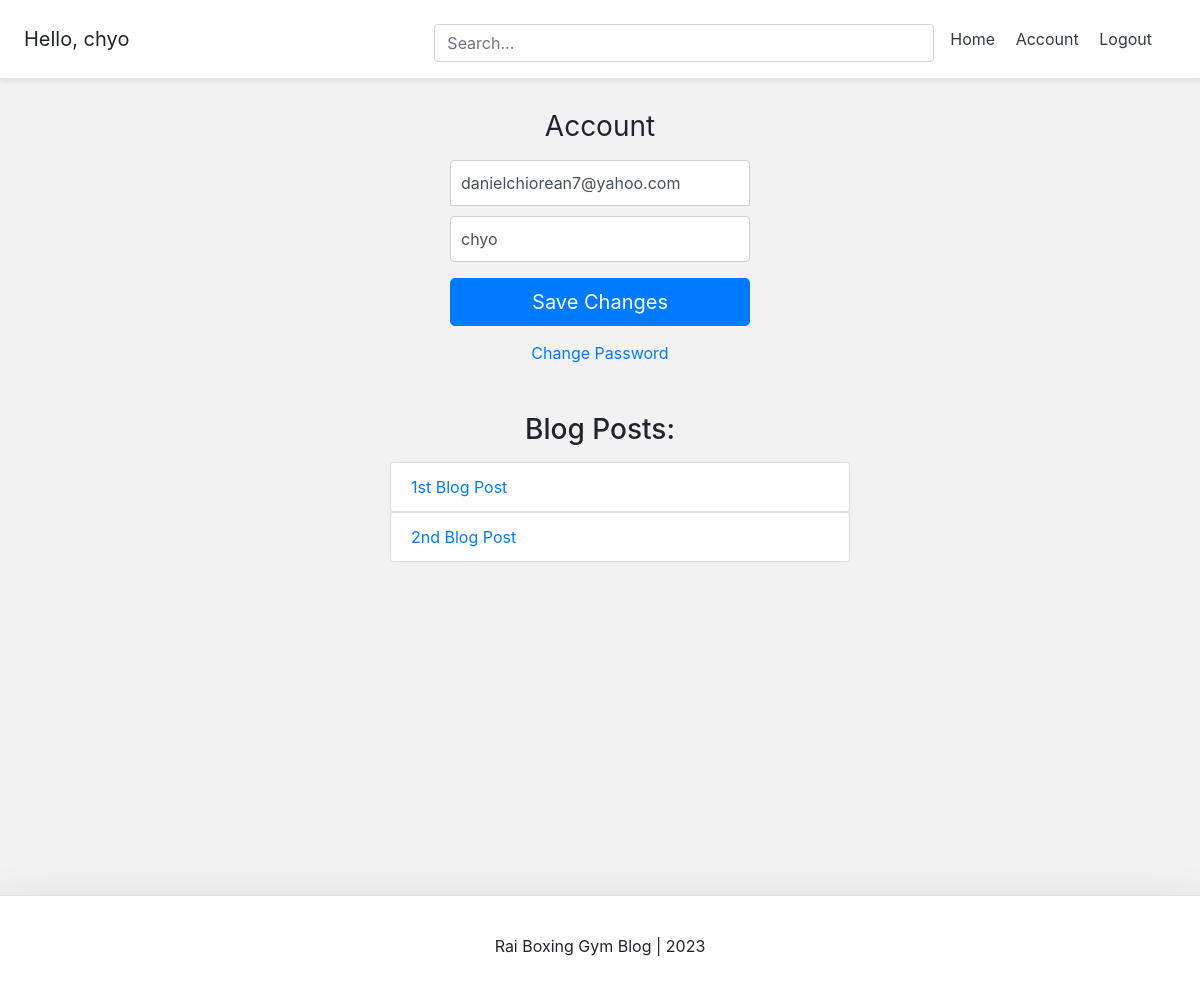
The app's page /account/ (signed in) with its own data.
### account/models.py (models this page shows, shortened)
class Account(AbstractBaseUser):
	email 					= models.EmailField(verbose_name="email", max_length=60, unique=True)
	username 				= models.CharField(max_length=30, unique=True)
	date_joined				= models.DateTimeField(verbose_name='date joined', auto_now_add=True)
	last_login				= models.DateTimeField(verbose_name='last login', auto_now=True)
	is_admin				= models.BooleanField(default=False)
	is_active				= models.BooleanField(default=True)
	is_staff				= models.BooleanField(default=False)
	is_superuser			= models.BooleanField(default=False)
	USERNAME_FIELD = 'email'
	REQUIRED_FIELDS = ['username']
	objects = MyAccountManager()

### blog/models.py (models this page shows)
class BlogPost(models.Model):
	title = models.CharField(max_length=50, null=False, blank=False)
	body = models.TextField(max_length=5000, null=False, blank=False)
	image = models.ImageField(upload_to=upload_location, null=False, blank=False)
	date_published = models.DateTimeField(auto_now_add=True, verbose_name="date published")
	date_updated = models.DateTimeField(auto_now=True, verbose_name="date updated")
	author = models.ForeignKey(settings.AUTH_USER_MODEL, on_delete=models.CASCADE)
	slug = models.SlugField(blank=True, unique=True)
	def __str__(self):
		return self.title

### account/views.py (the view)
# urls.py: path('account/', account_view, name='account'),
def account_view(request):
	if not request.user.is_authenticated:
		return redirect("login")
	context = {}
	if request.POST:
		form = AccountUpdateForm(request.POST, instance=request.user)
		if form.is_valid():
			form.initial = {
					"email": request.POST['email'],
					"username": request.POST['username']
			}
			form.save()
			context['success_message'] = "Updated"
	else:
		form = AccountUpdateForm(
				initial= {
					"email": request.user.email,
					"username": request.user.username,
				}
			)
	context['account_form'] = form
	blog_posts = BlogPost.objects.filter(author=request.user)
	context['blog_posts'] = blog_posts
	return render(request, 'account/account.html', context)

### account/forms.py (shortened to what this page needs)
class AccountUpdateForm(forms.ModelForm):
	class Meta:
		model = Account
		fields = ('email', 'username')

### account/templates/account/account.html (shortened to what this page needs)
{% extends 'base.html' %}
{% block content %}
<form class="form-signin" method="post">{% csrf_token %}
	<h1 class="h3 mb-3 font-weight-normal">Account</h1>
  <input type="email" name="email" id="inputEmail" class="form-control" placeholder="Email address" required autofocus value={{account_form.initial.email}}>
  <input type="text" name="username" id="inputUsername" class="form-control" placeholder="Username" required
  value="{{account_form.initial.username}}">
  <button class="btn btn-lg btn-primary btn-block" type="submit">Save Changes</button>
</form>
<div class="d-flex flex-column">
	<a class="m-auto" href="{% url 'password_change' %}">Change Password</a>
</div>
<div class="container mt-4 p-4">
	<div class="row">
		<div class="blog-posts">
			<h3 class="mb-3 font-weight-larges text-center">Blog Posts:</h3>
			{% if blog_posts %}
			<ul>
				{% for post in blog_posts %}
					<a href="{% url 'blog:detail' post.slug %}" style="text-decoration: none;">
						<li class="list-group-item">{{post}}</li>
					</a>
				{% endfor %}
			</ul>
			{% else %}
				<p>You have no blog posts. Create a post <a href="{% url 'blog:create' %}">here</a>.</p>
			{% endif %}
		</div>
	</div>
</div>
{% endblock content %}

### templates/snippets/header.html (shortened to what this page needs)
<div class="d-flex flex-column flex-md-row align-items-center p-3 px-md-4 mb-3 bg-white border-bottom shadow-sm">
  <h5 class="my-0 mr-md-auto font-weight-normal">
  	{% if request.user.is_authenticated %}
  		<p class="m-auto">Hello, {{request.user.username}}</p>
  	{% endif %}
  </h5>
  <div class="search-bar mt-sm-2 mr-2">
  	<form method="get">
  		<input class="form-control"  type="text" name="q" id="id_q" placeholder="Search...">
  	</form>
  </div>
  <nav class="my-2 my-md-0 mr-md-3">
  	{% if request.user.is_authenticated %}
	  	<a class="p-2 text-dark" href="{% url 'home' %}">Home</a>
	    <a class="p-2 text-dark" href="{% url 'account' %}">Account</a>
	    <a class="p-2 text-dark" href="{% url 'logout' %}">Logout</a>
	{% else %}
		<a class="p-2 text-dark" href="{% url 'home' %}">Home</a>
	    <a class="p-2 text-dark" href="{% url 'login' %}">Login</a>
	    <a class="btn btn-outline-primary" href="{% url 'register' %}">Register</a>
	{% endif %}
  </nav>
</div>

### templates/snippets/base_css.html (style rules this page uses)
body { background-color: #f2f2f2; }

### templates/snippets/header.html (style rules this page uses)
@media (min-width: 768px) { html { font-size: 16px; } }
.search-bar { max-width: 500px; width: 100%; }
form { width: 100%; }

### account/templates/account/account.html (style rules this page uses)
.form-signin { width: 100%; max-width: 330px; padding: 15px; margin: auto; }
.form-signin .form-control { position: relative; box-sizing: border-box; height: auto; padding: 10px; font-size: 16px; }
.form-signin input[type="email"] { margin-bottom: 10px; border-bottom-right-radius: 0; border-bottom-left-radius: 0; }
.h3 { text-align: center; }
.blog-posts { max-width: 500px; width: 100%; margin: auto; }

### records on screen
Account: user.username "chyo", email "danielchiorean7@yahoo.com", username "chyo"
BlogPost: title "1st Blog Post"
BlogPost: title "2nd Blog Post"
